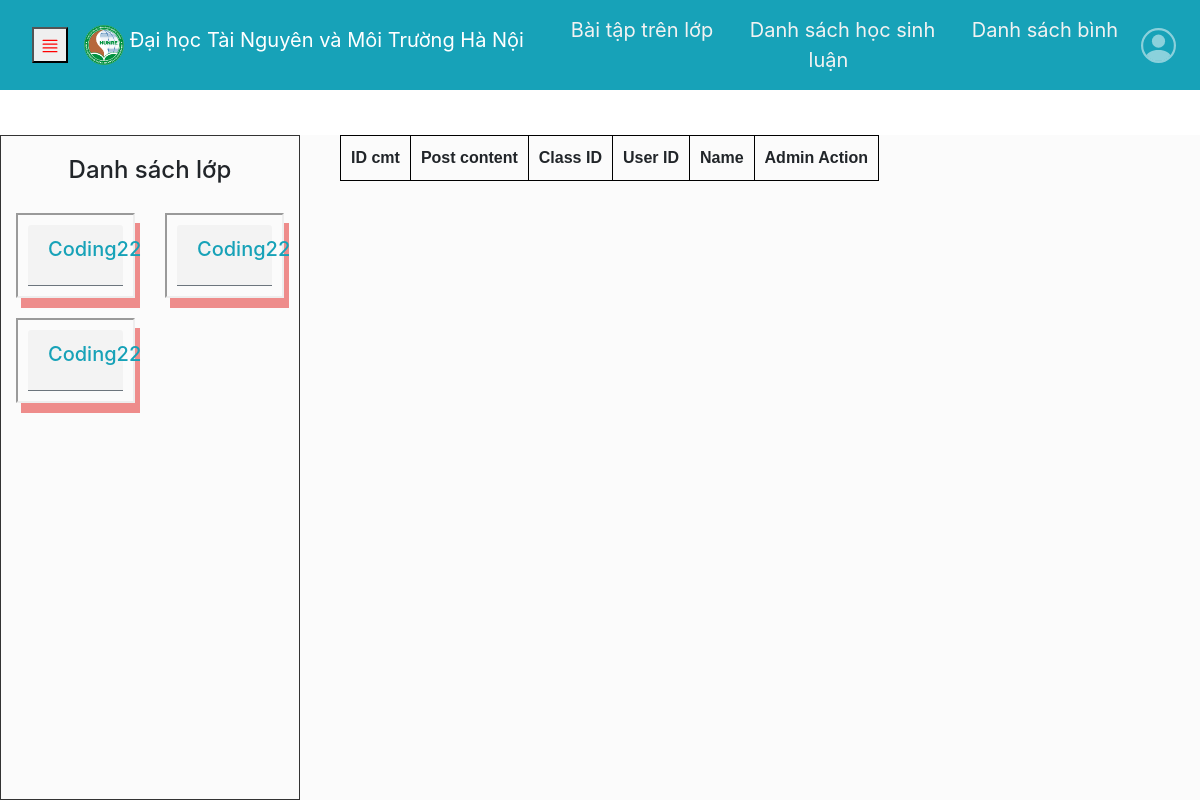
The page /Trang_giao_vien/quan_ly_post/QuanLyPost.php?userid=13 (signed in) on the database as committed earlier.
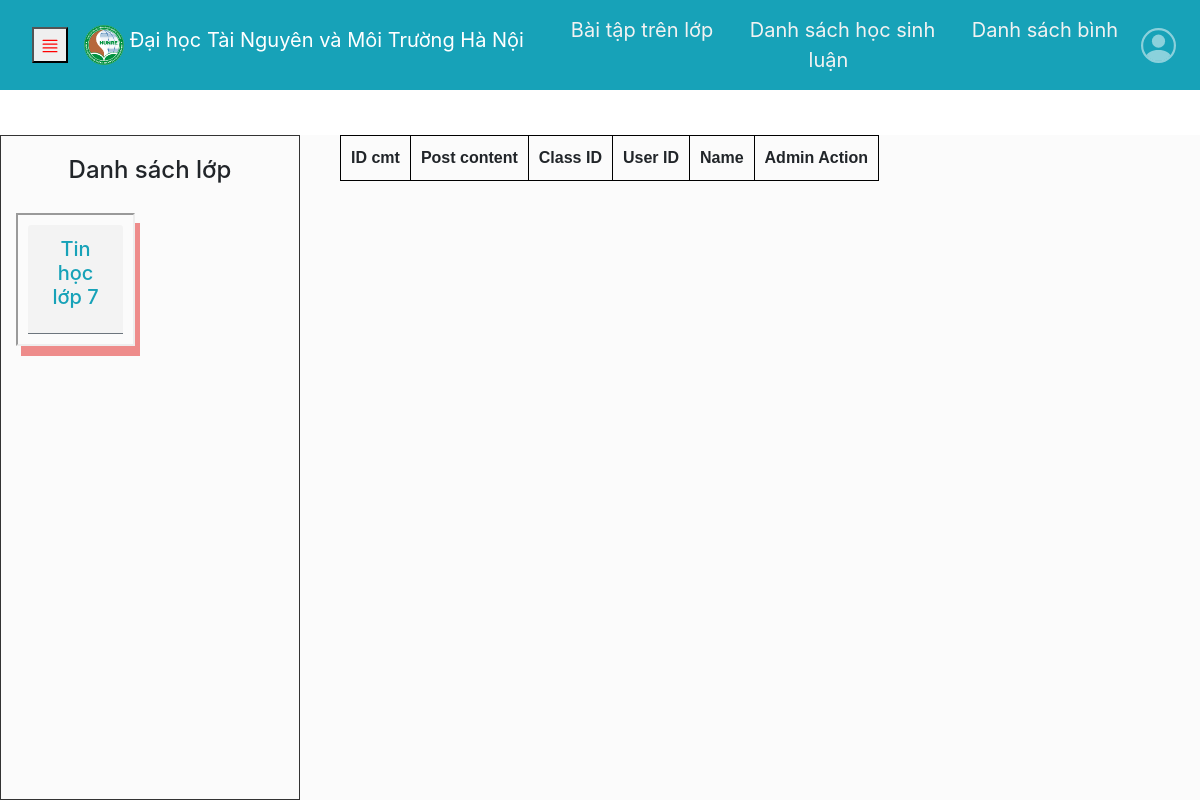
The same page on the database as committed later.
### tables this page shows
CREATE TABLE `class_list` (
  `class_id` int(11) DEFAULT NULL,
  `user_id` int(11) DEFAULT NULL,
  `lecturer` varchar(255) DEFAULT NULL
);

CREATE TABLE `classes` (
  `id` int(11) NOT NULL,
  `class_name` varchar(120) NOT NULL,
  `class_title` varchar(120) DEFAULT NULL,
  `class_code` varchar(6) NOT NULL,
  `lecturer` varchar(255) DEFAULT NULL
);

### Trang_giao_vien/quan_ly_post/QuanLyPost.php (the view, shortened to what the changed rows need)
<?php
if (isset($_SESSION["email"]) && !empty($_SESSION["email"])) {
    require_once "connect.php";
    $user_id = isset($_GET['userid']) ? $_GET['userid'] : null;
    ?>
    <!DOCTYPE html>
    <html lang="en">
    <head>
        <link rel="stylesheet" href="https://maxcdn.bootstrapcdn.com/bootstrap/4.5.2/css/bootstrap.min.css">
        <link rel="stylesheet" href="../css/style_request2.css">
        <link rel="stylesheet" href="../css/Trangmonhoc.css">
        <link rel="stylesheet" href="../css/post.css">
        <link rel="stylesheet" href="../css/table.css" />
    </head>
    <body>
        <table width="100%">
            <tr class="box-left">
                <td width="20%" ; height="100%" valign="top" padding-top="20px" overflow-y=" scroll">
                    <div class="left">
                        <div class="container-fluid">
                            <div class="content">
                                <div class="row">
                                    <?php
                                    $get_classid = "SELECT `class_id` FROM `class_list` WHERE `class_list`.`user_id` = $user_id;";
                                    $result = $connection->query($get_classid);
                                    while ($row = $result->fetch_assoc()) {
                                        ?>
                                        <div class="col-xl-5item col-4item col-3item col-sm-6 cel">
                                            <div class="ccard cardColor_shadow">
                                                <div class="card-header border-secondary">
                                                    <h4 class="card-title">
                                                        <a href="../Trangmonhoc.php?id=<?php echo $row['class_id']; ?>&&userid=<?php $user_id = $_GET['userid'];
                                                           echo $user_id; ?>">
                                                            <h5 class="card-title text-info">
                                                                <?php
                                                                $sql = "SELECT * from `classes` where `id` = $row[class_id];";
                                                                $result1 = mysqli_query($connection, $sql) or die(mysqli_error($connection));
                                                                $row1 = mysqli_fetch_array($result1);
                                                                if (strlen($row1["class_name"]) >= 20) {
                                                                    echo mb_substr($row1["class_name"], 0, 15, 'UTF-8') . " ... ";
                                                                } else {
                                                                    echo $row1["class_name"];
                                                                }
                                                                ?>
                                                            </h5>
                                                        </a>
                                                    </h4>
                                                </div>
                                            </div>
                                        </div>
                                        <?php
                                    }
                                    ?>
                                </div>
                            </div>
                        </div>
                    </div>
                </td>
                <td width="90%" valign="top">
                    <div class="content">
                        <div class="container">
                            <section>
                                <table>
                                    <tr>
                                        <th>ID cmt</th>
                                        <th>Post content</th>
                                        <th>Class ID</th>
                                        <th>User ID</th>
                                        <th>Name</th>
                                        <th>Admin Action</th>
                                    </tr>
                                </table>
                            </section>
                        </div>
                    </div>
                </td>
            </tr>
        </table>
    </body>
    </html>
    <?php
} else {
    header("Location: .../sign_up_in/Login.php");
}
?>

Rows that differ between the two databases and show on the page:
removed class_list: class.class_name "Coding22"
removed class_list: class.class_name "Coding22"
removed class_list: class.class_name "Coding22"
added class_list: class.class_name "Tin học lớp 7"
